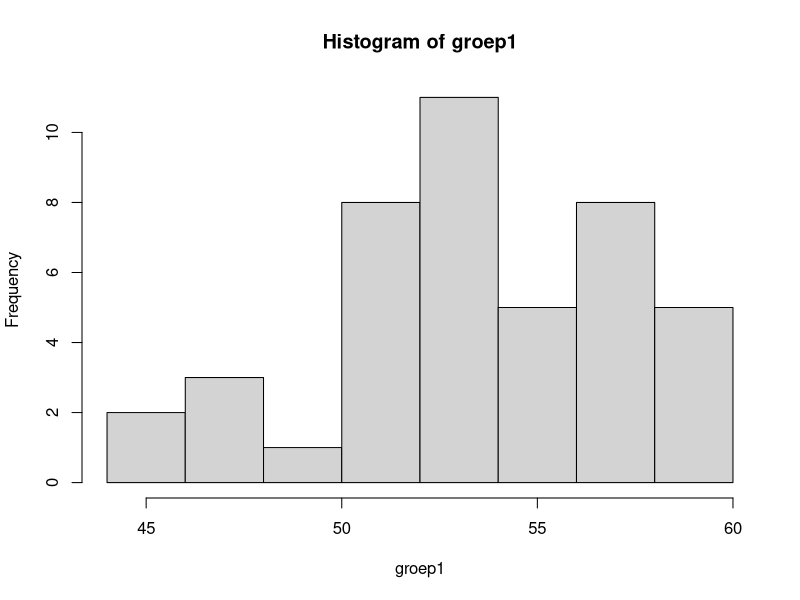
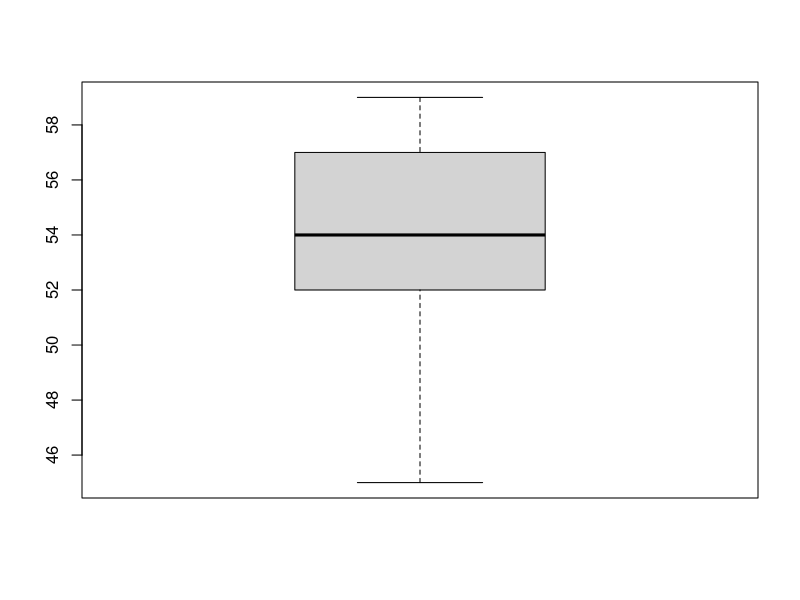

Reproduce these figures in R, in order. (Note: this script raises an error after producing the figures.)
## ---- chunk 1
testdata <- function(k, q0, q1, q2, q3, q4){
	x <- as.integer(round( c(runif(k, min = q0, max = q1),
							 runif(k, min = q1, max = q2),
							 runif(k, min = q2, max = q3),
							 runif(k, min = q3, max = q4),
							 q1, q2, q3)))
	return(x)
}
## ---- chunk 2
groep1 = testdata(k =10, q0 = 45, q1 = 52, q2 = 54, q3 = 57, q4 = 61)
table(groep1)
hist(groep1)
boxplot(groep1)
## ---- chunk 3
ggplot() + 
	geom_boxplot(aes(y = groep1)) + 
	scale_x_discrete()
## ---- chunk 4
groep2 = testdata(k =10, q0 = 38, q1 = 43, q2 = 47, q3 = 50, q4 = 58)
mydf <- data.frame(groep1, groep2)
boxplot(mydf)
## ---- chunk 5
groep3 <- testdata(k = 9, q0 = 38, q1 = 43, q2 = 47, q3 = 50, q4 = 58)
mylist <- list(groep1 = groep1, groep3 = groep3)
boxplot(mylist)
## ---- chunk 6
worpen <- sample(c("k", "m"), size = 15, replace = TRUE)
worpen
table(worpen)
## ---- chunk 7
worpen <- sample(0:1, size = 15, replace = TRUE)
worpen
table(worpen)
## ---- chunk 8
worpen <- sample(1:6, size = 50, replace = TRUE)
table(worpen)
## ---- chunk 9
meisjes <- rbinom(1, size = 400, prob = 0.488)
meisjes
## ---- chunk 10
n = 1000
meisjes <- rbinom(n, size = 400, prob = 0.488)
hist(meisjes)
## ---- chunk 11
y <- rpois(n = 100, lambda = 5)
summary(y)
hist(y)
## ---- chunk 12
z <- rpois(n = 100, lambda = 100)
summary(z)
hist(z)
